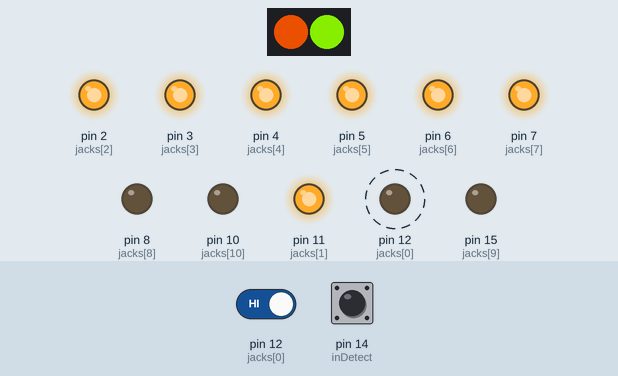
This sketch was run on a simulated Arduino Uno, built with avr-gcc and run on an emulated ATmega328P. Parts: 2 RGB LEDs in strip order, left to right, output pins drawn as LEDs (lit = HIGH). Dashed ring = blinking. The test bench sets the inputs (shaded band); at power-on: pin 14 (inDetect) HIGH, pin 12 (jacks[0]) HIGH. Dim RGB values are drawn brighter than linear; random numbers use the default seed unless the sketch sets one.

Above: at 1.26 s.
1.3 s: pin 14 (inDetect) pulled LOW for 0.15 s
At 1.51 s:
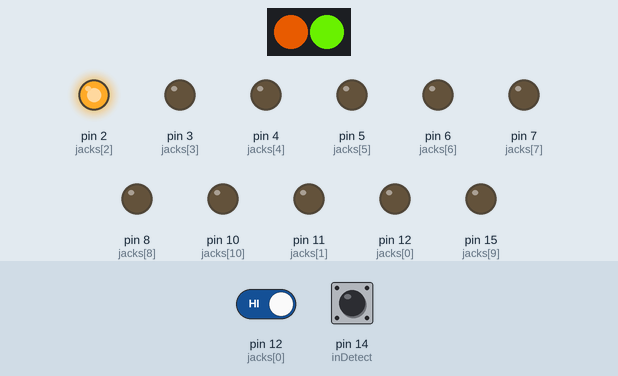
At 1.86 s:
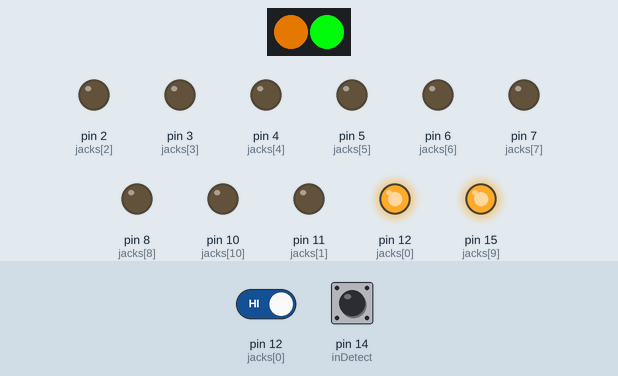
4.3 s: pin 14 (inDetect) pulled LOW for 1 s
At 6.26 s:
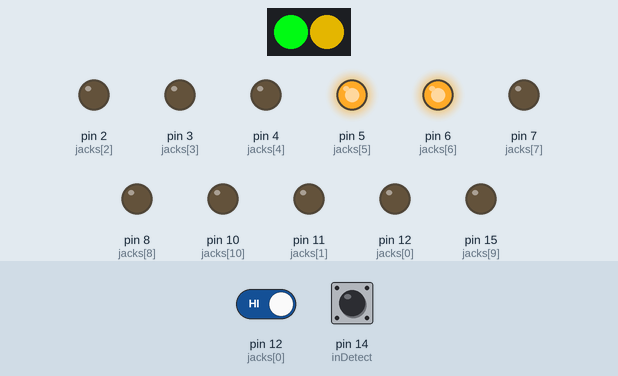
7.3 s: pin 14 (inDetect) pulled LOW for 0.15 s
At 7.37 s:
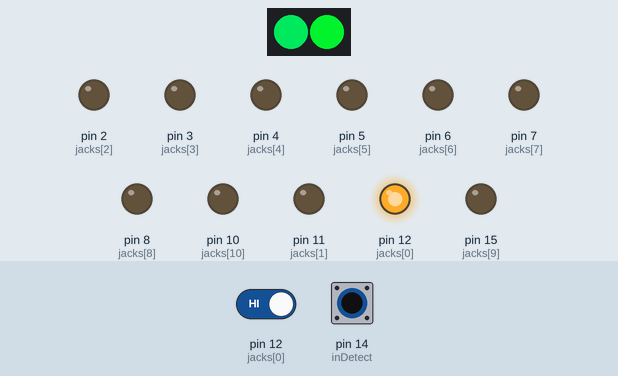
10.3 s: pin 14 (inDetect) pulled LOW for 3.2 s
15.0 s: pin 14 (inDetect) pulled LOW for 0.15 s
18.0 s: pin 12 (jacks[0]) driven HIGH and pin 14 (inDetect) driven LOW
Timing chart, 0 to 20.5 s (numbered marks = the images above; inputs shaded):
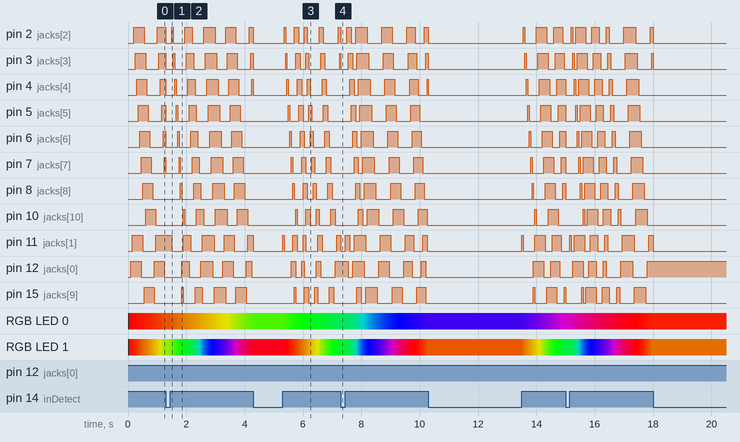

The sketch:

arduino_clock_divider_V1_1_1.ino
```cpp
#include <FastLED.h>

//I want to revrite the whole code  for the old 8hp version I have

const static uint8_t jacks[] = {12, 11, 2, 3, 4, 5, 6, 7, 8, 15, 10};
#define inDetect 14

uint32_t animationPMill;
uint8_t fallingAnimationString;
bool fallingAnimationState;
uint8_t pixelHue[2];
uint32_t ledPMill;
bool inDetectPrev;
bool inPrev;
uint8_t counter[10];

CRGB led[2];

void setup() {
  for (uint8_t i = 0; i < 11; i++) pinMode(jacks[i], OUTPUT);
  pinMode (inDetect, INPUT_PULLUP);
  FastLED.addLeds<NEOPIXEL, 9>(led, 2);

  //input-jack-init-BEGIN
  bool inDetectState = digitalRead(inDetect);
  inDetectPrev = inDetectState;
  for (uint8_t i = 0; i < 10; i++) digitalWrite(jacks[i + 1], 0);
  if (inDetectState) pinMode(jacks[0], OUTPUT);
  else pinMode(jacks[0], INPUT_PULLUP);
  //input-jack-init-END

  randomSeed(analogRead(21)); //get some random seed from a floating ADC pin
}

void advanceFallingAnimation() { //falling strings of on and off leds with random lenght
  for(uint8_t i = 10; i > 0; i--) { //copy the the led state into the one below it
    digitalWrite(jacks[i], digitalRead(jacks[i - 1]));
  }
  if (fallingAnimationString > 0) { //gets state of the top led
    digitalWrite(jacks[0], fallingAnimationState);
    fallingAnimationString--;
  }
  else {
    fallingAnimationString = random(1, 10); //gets a random value if the old one gets fully used
    fallingAnimationState = !fallingAnimationState; //toggles the state of the led for the new string
  }
  led[0] = CHSV(pixelHue[0]++, 255, 255); //this led just updates its hue every time this loops
  led[1] = CHSV(pixelHue[1] += 3, 255, 255); //this led does the smae as the other one just three times faster
}

void animation(uint8_t fps) {
  uint32_t CMill = millis();
  if (CMill - animationPMill >= 1000 / fps) {
    animationPMill = CMill;
    advanceFallingAnimation();
  }
}

void division() {
  bool inState = digitalRead(jacks[0]);
  if (inState != inPrev) { //INput jack state change detection
    inPrev = inState;
    for (uint8_t i = 0; i < 10; i++) { //increments the counters
      counter[i]++;
    }
    digitalWrite(jacks[1], inState);
    for (uint8_t i = 1; i < 10; i++) { //check if the counter is high enough to change the ouptut state
      if (counter[i - 1] >= i + 1) {
        digitalWrite(jacks[i + 1], !digitalRead(jacks[i + 1]));
        counter[i - 1] = 0;
      }
    }
    led[0] = CHSV(pixelHue[0]++, 255, 255); //this led just updates its hue every time this loops
    led[1] = CHSV(pixelHue[1] -= 2, 255, 255); //this led does the smae as the other one just three times faster
  }
}

void refreshLeds(uint8_t brightness, uint8_t fps) {
  uint32_t CMill = millis();
  if (CMill - ledPMill >= 1000 / fps) {
    ledPMill = CMill;
    FastLED.setBrightness(brightness);
    FastLED.show();
  }
}

void loop() {
  bool inDetectState = digitalRead(inDetect);
  if (inDetectState != inDetectPrev) { //change INput directionwhen the jack plugs in or unplugs
    inDetectPrev = inDetectState;
    for (uint8_t i = 0; i < 10; i++) digitalWrite(jacks[i + 1], 0);
    if (inDetectState) pinMode(jacks[0], OUTPUT);
    else pinMode(jacks[0], INPUT_PULLUP);
  }
  if (inDetectState) animation(20); //selects between animations and dividing based on if the INput jack socket is occupied
  else division();
  refreshLeds(255, 20);
}
```
